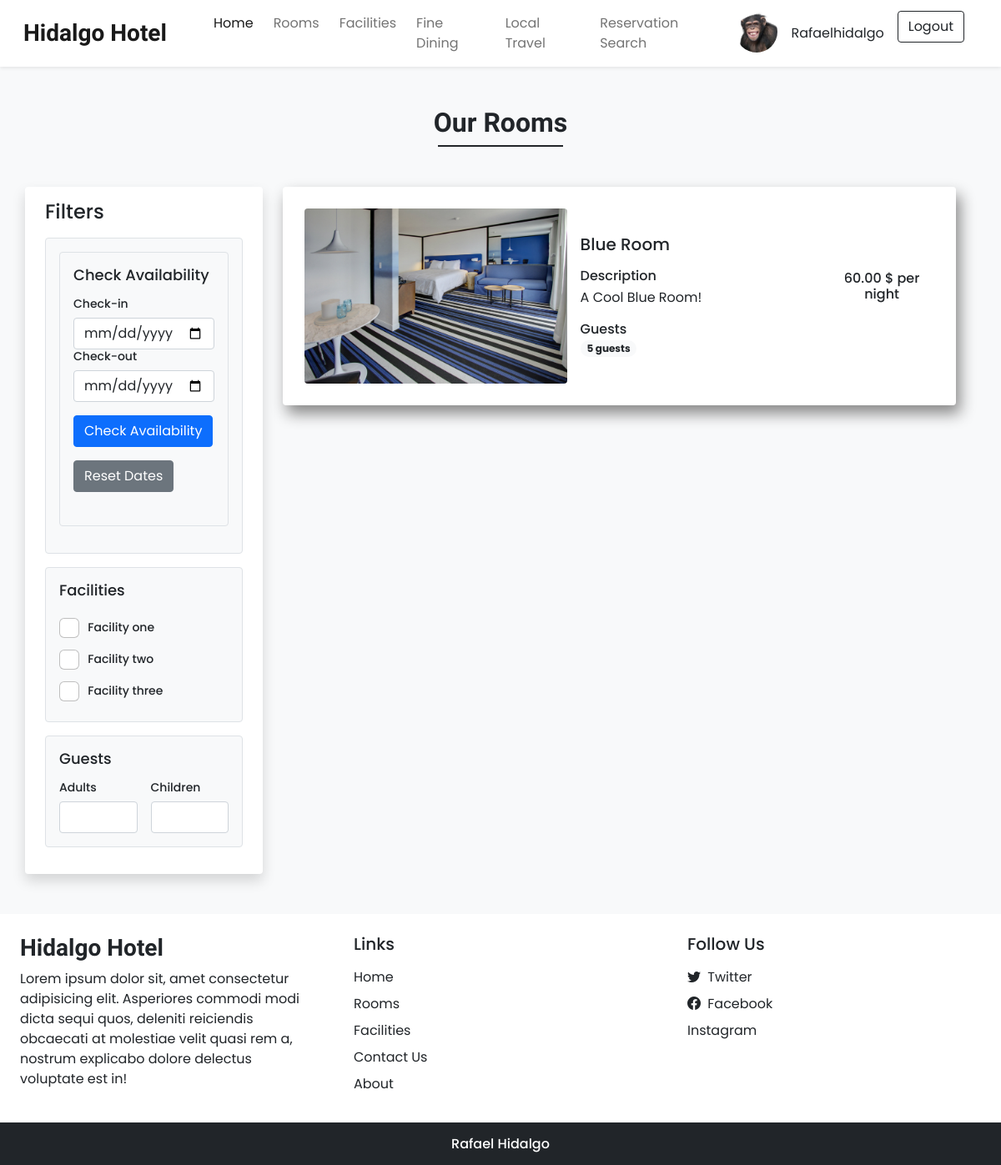
Screenshot of /Rafael_hotel_reservation_store/rooms.php (signed in) with the database file from the repository.
### tables this page shows
CREATE TABLE `guest_user` (
  `guest_user_id` int(20) UNSIGNED NOT NULL,
  `first_name` varchar(20) NOT NULL,
  `middle_name` varchar(20) DEFAULT NULL,
  `last_name` varchar(20) NOT NULL,
  `password` char(60) NOT NULL,
  `username` varchar(20) NOT NULL,
  `apt_number` int(20) UNSIGNED NOT NULL,
  `street_number` int(20) UNSIGNED NOT NULL,
  `street_name` varchar(20) NOT NULL,
  `user_picture` varchar(255) DEFAULT NULL,
  `city` varchar(20) NOT NULL,
  `zip_code` int(5) UNSIGNED ZEROFILL NOT NULL,
  `state` varchar(20) NOT NULL,
  `country` varchar(20) NOT NULL
);

CREATE TABLE `room` (
  `room_number` int(20) UNSIGNED NOT NULL,
  `price_per_night` decimal(20,2) NOT NULL,
  `availability` varchar(20) NOT NULL DEFAULT 'vacant',
  `room_type` varchar(20) NOT NULL,
  `max_occupancy` int(20) UNSIGNED NOT NULL,
  `room_description` text NOT NULL DEFAULT 'description here.'
);

### Rafael_hotel_reservation_store/inc/db_config.php (called while the page is built, shortened)
<?php
function view_rooms()
{
    global $pdo;
    $stmt = $pdo->query("SELECT * FROM room");
    $rooms = $stmt->fetchAll(PDO::FETCH_ASSOC);
    foreach ($rooms as &$room) {
        $stmt = $pdo->prepare("SELECT room_image FROM room_images WHERE room_number_fk = ?");
        $stmt->execute([$room['room_number']]);
        $images = $stmt->fetchAll(PDO::FETCH_COLUMN);
    }
    return $rooms;
}
?>

### Rafael_hotel_reservation_store/rooms.php (the view, shortened to what this page needs)
<?php
require('inc/header.php');
if (isset($_SESSION['checkInDate']) && isset($_SESSION['checkOutDate'])) {
    $checkInDate = $_SESSION['checkInDate'];
    $checkOutDate = $_SESSION['checkOutDate'];
    $rooms = getAvailableRooms($pdo, $checkInDate, $checkOutDate);
    if (count($rooms) === 0) {
        $message = "No rooms are available for the selected dates.";
    }
} else {
    $rooms = view_rooms();
}
?>
<!DOCTYPE html>
<html lang="en">
<html>
<head>
    <link rel="stylesheet" href="https://cdn.jsdelivr.net/npm/swiper@8/swiper-bundle.min.css" />
    <?php require('inc/links.php'); ?>
</head>
<body class="bg-light">
    <div class="my-5 px-4">
        <h2 class="fw-bold h-font text-center">Our Rooms</h2>
        <div class="h-line bg-dark"></div>
    </div>
    <div class="container">
        <div class="row">
            <div class="col-lg-3 col-md-12 mb-lg-0 mb-4 px-lg-0">
                <nav class="navbar navbar-expand-lg navbar-light bg-white rounded shadow">
                    <div class="container-fluid flex-lg-column align-items-stretch">
                        <h4 class="mt-2">Filters<h4>
                                <div class="collapse navbar-collapse flex-column align-items-stretch mt-2"
                                    id="filterDropdown">
                                    <div class="border bg-light p-3 rounded mb-3">
                                        <div class="border bg-light p-3 rounded mb-3">
                                            <h5 class="mb-3" style="font-size: 18px;">Check Availability</h5>
                                            <form method="POST" action="">
                                                <label class="form-label" style="font-size: 14px;">Check-in</label>
                                                <input type="date" class="form-control shadow-none" name="checkInDate"
                                                    value="<?php echo $_SESSION['checkInDate'] ?? ''; ?>">
                                                <label class="form-label" style="font-size: 14px;">Check-out</label>
                                                <input type="date" class="form-control shadow-none" name="checkOutDate"
                                                    value="<?php echo $_SESSION['checkOutDate'] ?? ''; ?>">
                                                <button type="submit" class="btn btn-primary mt-3">Check
                                                    Availability</button>
                                                <button type="submit" class="btn btn-secondary mt-3"
                                                    onclick="resetDates()">Reset Dates</button>
                                            </form>
                                        </div>
                                    </div>
                                    <div class="border bg-light p-3 rounded mb-3">
                                        <h5 class="mb-3" style="font-size: 18px;">Facilities</h5>
                                        <div class="mb-2">
                                            <input type="checkbox" id="f1" class="form-check-input shadow-none me-1">
                                            <label class="form-check-label" for="f1" style="font-size: 14px;">Facility
                                                one</label>
                                        </div>
                                        <div class="mb-2">
                                            <input type="checkbox" id="f2" class="form-check-input shadow-none me-1">
                                            <label class="form-check-label" for="f2" style="font-size: 14px;">Facility
                                                two</label>
                                        </div>
                                        <div class="mb-2">
                                            <input type="checkbox" id="f3" class="form-check-input shadow-none me-1">
                                            <label class="form-check-label" for="f3" style="font-size: 14px;">Facility
                                                three</label>
                                        </div>
                                    </div>
                                    <div class="border bg-light p-3 rounded mb-3">
                                        <h5 class="mb-3" style="font-size: 18px;">Guests</h5>
                                        <div class="d-flex">
                                            <div class="me-3">
                                                <label class="form-label" style="font-size: 14px;">Adults</label>
                                                <input type="number" class="form-control shadow-none">
                                            </div>
                                            <div>
                                                <label class="form-label" style="font-size: 14px;">Children</label>
                                                <input type="number" class="form-control shadow-none">
                                            </div>
                                        </div>
                                    </div>
                                </div>
                    </div>
                </nav>
            </div>
            <div class="col-lg-9 col-md-12 px-4">
                <table class="table table-striped">
                    <tbody>
                        <?php
                        foreach ($rooms as $room) {
                            echo '<div class="card mb-4 border-0 example-shadow">
                                    <div class="row g-0 p-3 align-items-center">
                                        <div class="col-md-5 mb-lg-0 mb-md-0 mb-3">
                                            <img src="' . "admin/uploads/" . $room['images'][0] . '" class="img-fluid rounded">
                                        </div>
                                        <div class="col-md-5 px-lg-3 px-md-3 px-0">
                                            <h5 class="mb-3">' . $room['room_type'] . '</h5>
                                            <div class="features mb-3">
                                                <h6 class="mb-1">Description</h6>
                                                <p>' .
                                $room['room_description']
                                . '</p>
                                            </div>
                                            <div class="guests">
                                                <h6 class="mb-1">Guests</h6>
                                                <span class="badge rounded-pill bg-light text-dark text-wrap">
                                                ' .
                                $room['max_occupancy']
                                . " guests" . '
                                                </span>
                                            </div>
                                        </div>
                                        <div class="col-md-2 mt-lg-0 mt-md-0 mt-4 text-center">
                                            <h6 class="mb-4">' .
                                $room['price_per_night']
                                . " $ per night" . '</h6>';
                            echo '</div>
                                    </div>
                                </div>';
                        }
                        ?>
                    </tbody>
                </table>
            </div>
        </div>
    </div>
    <?php require 'inc/footer.php'; ?>
</body>
</html>

### Rafael_hotel_reservation_store/inc/header.php (shortened to what this page needs)
<?php
require('inc/db_connect.php');
require('inc/db_config.php');
?>
<nav class="navbar navbar-expand-lg navbar-light bg-white px-lg-3 py-lg-2 shadow-sm sticky-top">
    <div class="container-fluid">
        <a class="navbar-brand me-5 fw-bold fs-3 h-font" href="index.php">Hidalgo Hotel</a>
        <div class="collapse navbar-collapse" id="navbarSupportedContent">
            <ul class="navbar-nav me-auto mb-2 mb-lg-0">
                <li class="nav-item">
                    <a class="nav-link active me-2" aria-current="page" href="index.php">Home</a>
                </li>
                <li class="nav-item">
                    <a class="nav-link me-2" href="rooms.php">Rooms</a>
                </li>
                <li class="nav-item">
                    <a class="nav-link me-2" href="facilities.php">Facilities</a>
                </li>
                <li class="nav-item">
                    <a class="nav-link me-2" href="fine_dining.php">Fine Dining</a>
                </li>
                <li class="nav-item">
                    <a class="nav-link me-2" href="local_travel.php">Local Travel</a>
                </li>
                <li class="nav-item">
                    <a class="nav-link me-2" href="search.php">Reservation Search</a>
                </li>
            </ul>
            <div class="d-flex">
                <?php
                if (!isset($_SESSION['guest_user']['guest_user_id'])) {
                    ?>
                    <a href="login.php" class="btn btn-outline-dark shadow-none me-lg-3 me-2">Login</a>
                    <a href="register.php" class="btn btn-outline-dark shadow-none me-lg-3 me-2">Register</a>
                    <?php
                } else {
                    try {
                        $pdo->setAttribute(PDO::ATTR_ERRMODE, PDO::ERRMODE_EXCEPTION);
                        $user_id = $_SESSION['guest_user']['guest_user_id'];
                        $sql = "SELECT * FROM guest_user WHERE guest_user_id = ?";
                        $stmt = $pdo->prepare($sql);
                        $stmt->execute([$user_id]);
                        $user = $stmt->fetch(PDO::FETCH_ASSOC);
                    } catch (PDOException $e) {
                        echo "Error: " . $e->getMessage();
                    }
                    if ($user) {
                        ?>
                        <img src="<?php echo $user['user_picture']; ?>" alt="User Picture" class="rounded-circle me-lg-3 me-2"
                            width="50" height="50">
                        <div class="align-self-center me-lg-3 me-2">
                            <?php echo $user['username']; ?>
                        </div>
                        <form method="post" action="logout.php">
                            <button type="submit" class="btn btn-outline-dark shadow-none me-lg-3 me-2">Logout</button>
                        </form>
                        <?php
                    }
                }
                ?>
            </div>
        </div>
    </div>
</nav>

### Rafael_hotel_reservation_store/css/common.css (style rules this page uses)
:root { --teal: #2ec1ac; --teal_hover: #279e8c; }
* { font-family: 'Poppins', sans-serif; }
.h-font { font-family: 'Merienda', cursive; }
input[type=number] { -moz-appearance: textfield; }
.h-line { width: 150px; margin: 0 auto; height: 1.7px; }
.example-shadow { border: 1px solid; padding: 10px; box-shadow: 5px 10px 18px #888888; }

### rows the page displays
guest_user: user_picture (picture), username "Rafaelhidalgo"
room: room_type "Blue Room", room_description "A Cool Blue Room!", max_occupancy "5", price_per_night "60.00"
